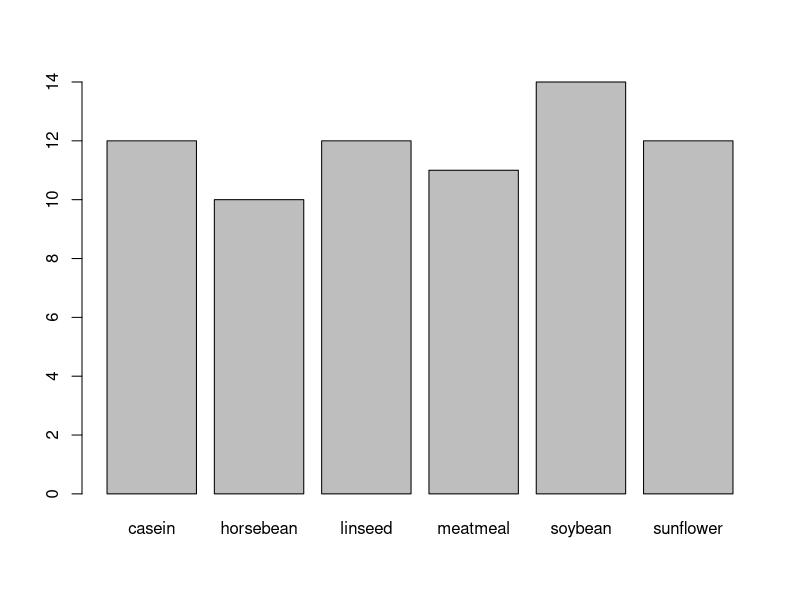
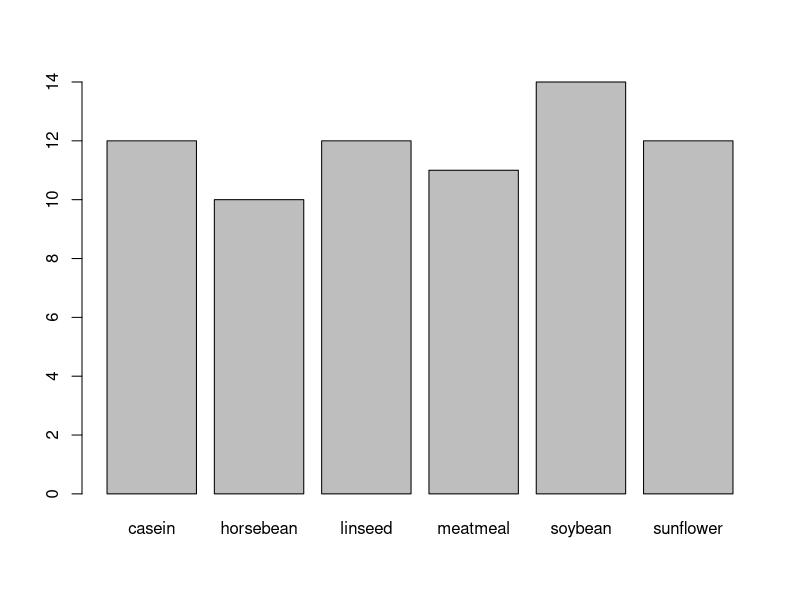
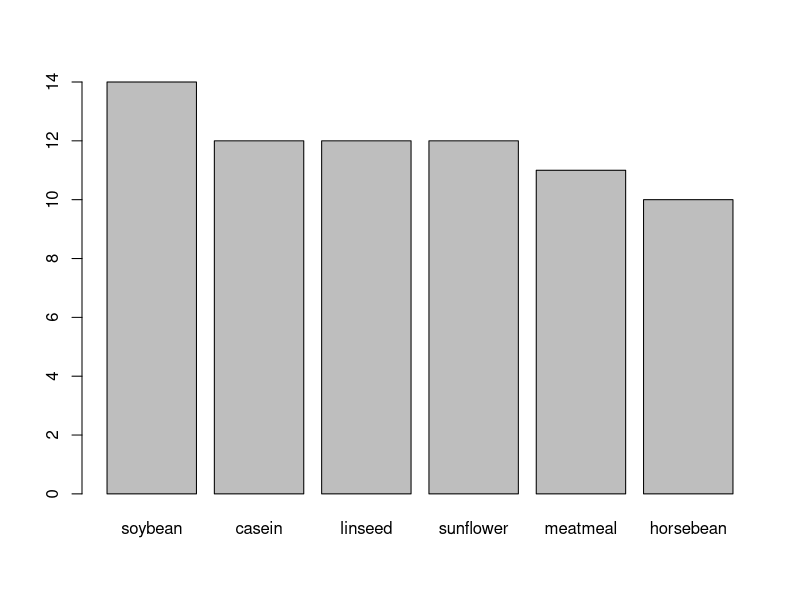
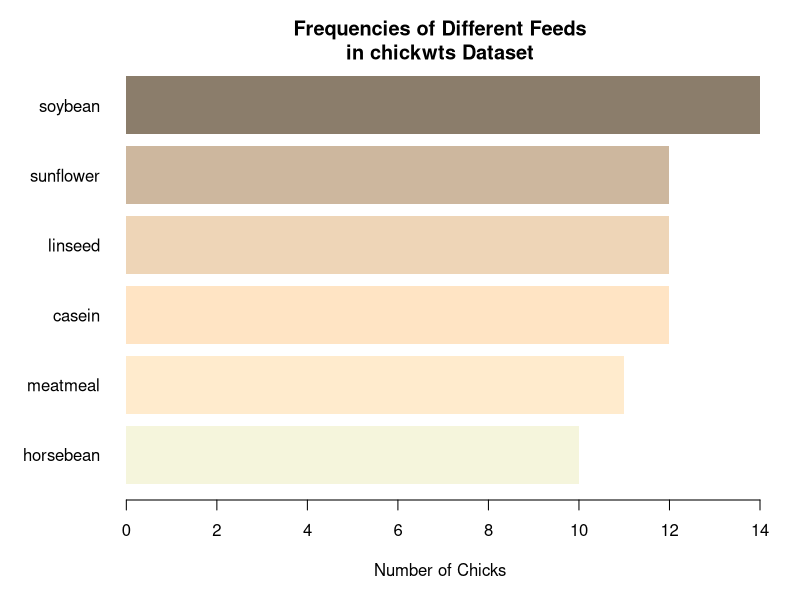

Here is the R script that generated these plots, in order:
# R Statistics Essential Training
# Ex02_01
# Creating bar charts for categorical variables

# HELP ON PLOTS
?plot

# LOAD DATASETS PACKAGE
require("datasets")

# ONE ROW PER CASE
?chickwts

anova(fml <- lm(weight ~ feed, data = chickwts))

chickwts  # Look at data
data(chickwts)  # Load data into workspace

# Quickest Method - useful but not customizable
plot(chickwts$feed)  # Plot feed from chickwts
?plot


# "barplot" offers more control but must prepare data:
# R doesn't create bar charts directly from the categorical
# variables; instead, we must first create a table that
# has the frequencies for each level of the variable.
feeds <- table(chickwts$feed)
feeds
barplot(feeds)  # Identical to plot(chickwts$feed)
?barplot

# To put the bars in descending order, add "order":
# default is increasing; indicate decreasing = TRUE 
barplot(feeds[order(feeds, decreasing = TRUE)])

# Customize the chart
par(oma = c(1, 1, 1, 1))  # Sets outside margins: b, l, t, r
par(mar = c(4, 5, 2, 1))  # Sets plot margins
barplot(feeds[order(feeds)], 
        horiz  = TRUE,
        las    = 1,  # las gives orientation of axis labels
        col    = c("beige", "blanchedalmond", "bisque1", "bisque2", "bisque3", "bisque4"),
        border = NA,  # No borders on bars
        main   = "Frequencies of Different Feeds\nin chickwts Dataset",  # \n = line break
        xlab   = "Number of Chicks")
?par


rm(list = ls())  # Clean up
